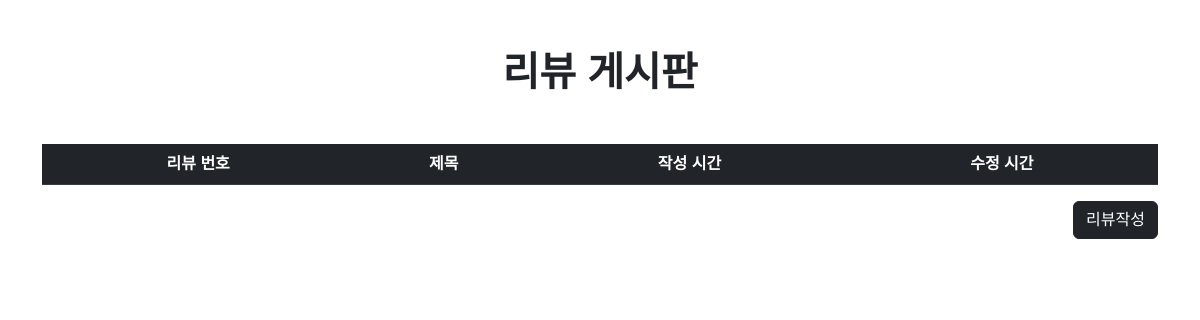
The app's page /articles/, older data.
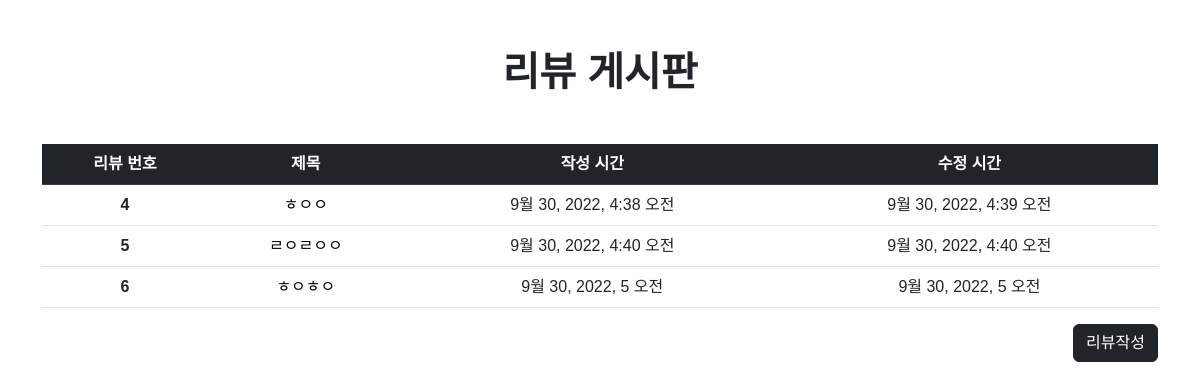
The same page, newer data.
### articles/models.py (models this page shows)
class Review(models.Model):
    title = models.CharField(max_length=80, default="Review")
    content = models.TextField()
    created_at = models.DateTimeField(auto_now_add=True)
    updated_at = models.DateTimeField(auto_now=True)

### articles/views.py (the view)
# urls.py: path("", views.index, name="index"),
def index(request):
    review = Review.objects.all()
    context = {
        "reviews": review,
    }
    return render(request, "articles/index.html", context)

### articles/templates/articles/index.html
{% extends 'base.html' %}
{% block content %}
<div class="container">
  <div class="d-flex justify-content-center">
    <h1 class="fw-bold my-5">리뷰 게시판</h1>
  </div>
  <div class="d-flex justify-content-center">
    <table class="table table-hover">
      <thead>
        <tr class="table-dark text-center">
          <th scope="col">리뷰 번호</th>
          <th scope="col">제목</th>
          <th scope="col">작성 시간</th>
          <th scope="col">수정 시간</th>
        </tr>
      </thead>
      <tbody>
        {% for review in reviews %}
        <tr class="text-center">
          <th scope="row">{{review.id}}</th>
          <td>
            <a class="title_link" href="{% url 'articles:detail' review.id %}">{{review.title}}</a>
          </td>
          <td>{{review.created_at}}</td>
          <td>{{review.updated_at}}</td>
        </tr>
        {% endfor %}
      </tbody>
    </table>
  </div>
  <a class="float-end btn btn-dark" href="{% url 'articles:create' %}">리뷰작성</a>
</div>
{% endblock content %}

Row changes from the older to the newer data that the page shows:
added Review: id "4", title "ㅎㅇㅇ", created_at "9월 30, 2022, 4:38 오전", updated_at "9월 30, 2022, 4:39 오전"
added Review: id "5", title "ㄹㅇㄹㅇㅇ", created_at "9월 30, 2022, 4:40 오전", updated_at "9월 30, 2022, 4:40 오전"
added Review: id "6", title "ㅎㅇㅎㅇ", created_at "9월 30, 2022, 5 오전", updated_at "9월 30, 2022, 5 오전"
